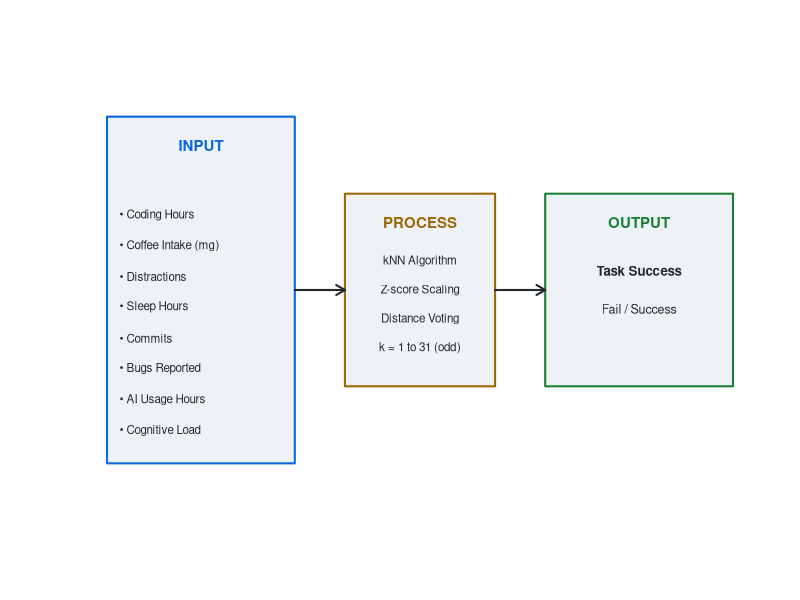

Write the R code that produced this figure. (Note: this script raises an error after producing the figure.)
## ---- chunk 1

# Initialize the plot
plot.new()
plot.window(xlim = c(0, 10), ylim = c(0, 4))

# Draw the IPO Boxes (Input, Process, Output)
rect(0, 0.2, 3, 3.8, col = "#eef2f7", border = "#0969da", lwd = 2)   # Input
rect(3.8, 1, 6.2, 3,  col = "#eef2f7", border = "#9a6700", lwd = 2) # Process
rect(7, 1, 10, 3,      col = "#eef2f7", border = "#1a7f37", lwd = 2) # Output

# Draw Connection Arrows
arrows(3, 2, 3.8, 2, length = 0.1, lwd = 2, col = "#24292f")
arrows(6.2, 2, 7, 2, length = 0.1, lwd = 2, col = "#24292f")

# Add Section Headers
text(1.5, 3.5, "INPUT",    font = 2, cex = 0.9, col = "#0969da")
text(5.0, 2.7, "PROCESS", font = 2, cex = 0.9, col = "#9a6700")
text(8.5, 2.7, "OUTPUT",  font = 2, cex = 0.9, col = "#1a7f37")

# List the Input Features
features_text <- c("Coding Hours", "Coffee Intake (mg)", "Distractions",
                   "Sleep Hours", "Commits", "Bugs Reported",
                   "AI Usage Hours", "Cognitive Load")

for (i in seq_along(features_text)) {
  text(0.2, 3.1 - (i * 0.32), paste0("• ", features_text[i]), 
       cex = 0.7, col = "#24292f", adj = 0)
}

# List the Process steps
text(5.0, 2.3, "kNN Algorithm",     cex = 0.7, col = "#24292f")
text(5.0, 2.0, "Z-score Scaling",   cex = 0.7, col = "#24292f")
text(5.0, 1.7, "Distance Voting",   cex = 0.7, col = "#24292f")
text(5.0, 1.4, "k = 1 to 31 (odd)", cex = 0.7, col = "#24292f")

# List the Output
text(8.5, 2.2, "Task Success",   cex = 0.8, font = 2, col = "#24292f")
text(8.5, 1.8, "Fail / Success", cex = 0.75, col = "#24292f")
## ---- chunk 2
# Load dataset
# data <- read.csv("ai_dev_productivity.csv")
# head(data)
## ---- chunk 3
desc_stats <- describe(dev_data[, features])[, c("n", "mean", "sd", "min", "max")]
desc_stats <- round(desc_stats, 2)
rownames(desc_stats) <- c("Coding Hours", "Coffee Intake (mg)", "Distractions",
                           "Sleep Hours", "Commits", "Bugs Reported",
                           "AI Usage Hours", "Cognitive Load")
knitr::kable(desc_stats,
             caption = "Table 2. Descriptive Statistics of Independent Variables",
             booktabs = TRUE,
             col.names = c("N", "Mean", "SD", "Min", "Max")) |>
  kable_styling(latex_options = c("hold_position"), font_size = 11) |>
  row_spec(0, bold = TRUE)
## ---- chunk 4
class_table <- as.data.frame(table(dev_data$task_success))
class_table$Percentage <- round(prop.table(class_table$Freq) * 100, 2)
colnames(class_table) <- c("Outcome", "Count", "Percentage (%)")
knitr::kable(class_table,
             caption = "Table 3. Class Distribution of Task Success",
             booktabs = TRUE) |>
  kable_styling(latex_options = c("hold_position"), font_size = 11) |>
  row_spec(0, bold = TRUE)
## ---- chunk 5
par(mfrow = c(4, 2), mar = c(4, 4, 3, 1))
colors <- c("#0969da", "#9a6700", "#cf222e", "#08306b",
            "#1a7f37", "#cf222e", "#0969da", "#57606a")
feat_labels <- c("Coding Hours", "Coffee Intake (mg)", "Distractions",
                 "Sleep Hours", "Commits", "Bugs Reported",
                 "AI Usage Hours", "Cognitive Load")
for (i in seq_along(features)) {
  hist(dev_data[[features[i]]],
       main   = feat_labels[i],
       xlab   = "",
       col    = colors[i],
       border = NA,
       breaks = 20)
}
par(mfrow = c(1, 1))
## ---- chunk 6
tb <- table(dev_data$task_success)
barplot(tb,
        col       = c("#cf222e", "#1a7f37"),
        border    = NA,
        main      = "Figure 2. Task Success Distribution",
        ylab      = "Count",
        names.arg = c("Fail", "Success"))
## ---- chunk 7
par(mfrow = c(4, 2), mar = c(4, 4, 3, 1))
for (i in seq_along(features)) {
  boxplot(dev_data[[features[i]]] ~ dev_data$task_success,
          main   = feat_labels[i],
          xlab   = "Task Success",
          ylab   = "",
          col    = c("#cf222e", "#1a7f37"),
          border = "#24292f")
}
par(mfrow = c(1, 1))
## ---- chunk 8
corr_matrix <- cor(dev_data[, features])
corrplot(corr_matrix,
         method      = "color",
         type        = "upper",
         tl.cex      = 0.8,
         tl.col      = "#24292f",
         addCoef.col = "#24292f",
         number.cex  = 0.7,
         col         = colorRampPalette(c("#cf222e", "#ffffff", "#0969da"))(200))
## ---- chunk 9
set.seed(31)
n         <- nrow(dev_data)
train_idx <- sample(seq_len(n), size = floor(0.8 * n))
train_df  <- dev_data[train_idx, ]
test_df   <- dev_data[-train_idx, ]

tr_raw <- train_df[, features]
te_raw <- test_df[, features]
tr_sc  <- scale(tr_raw)
te_sc  <- scale(te_raw,
                center = attr(tr_sc, "scaled:center"),
                scale  = attr(tr_sc, "scaled:scale"))
## ---- chunk 10
k_vals  <- seq(1, 31, by = 2)
acc_vec <- sapply(k_vals, function(k) {
  pred <- class::knn(tr_sc, te_sc, train_df$task_success, k = k)
  mean(pred == test_df$task_success)
})

best_k <- k_vals[which.max(acc_vec)]
cat("Best k:", best_k, "\n")
## ---- chunk 11
barplot(acc_vec * 100,
        names.arg = k_vals,
        col       = ifelse(k_vals == best_k, "#0969da", "#d0d7de"),
        border    = NA,
        main      = "Figure 5. Accuracy Across k Values (k = 1 to 31)",
        xlab      = "k",
        ylab      = "Accuracy (%)",
        ylim      = c(0, 100))
legend("bottomright",
       legend = c("Best k", "Other k"),
       fill   = c("#0969da", "#d0d7de"),
       border = NA, bty = "n")
## ---- chunk 12
k_acc_table <- data.frame(k = k_vals, Accuracy = round(acc_vec * 100, 2))
knitr::kable(k_acc_table,
             caption = "Table 4. Classification Accuracy Across k Values",
             booktabs = TRUE,
             col.names = c("k", "Accuracy (%)")) |>
  kable_styling(latex_options = c("hold_position"), font_size = 11) |>
  row_spec(0, bold = TRUE) |>
  row_spec(which(k_vals == best_k), bold = TRUE, color = "#0969da")
## ---- chunk 13
pred_best            <- class::knn(tr_sc, te_sc, train_df$task_success, k = best_k)
pred_best            <- factor(as.character(pred_best), levels = c("Success", "Fail"))
test_df$task_success <- factor(as.character(test_df$task_success), levels = c("Success", "Fail"))

cm  <- caret::confusionMatrix(pred_best, test_df$task_success, positive = "Success")
tbl <- cm$table
tp  <- tbl[1, 1]; fn <- tbl[1, 2]
fp  <- tbl[2, 1]; tn <- tbl[2, 2]

acc  <- round(((tp + tn) / (tp + tn + fp + fn)) * 100, 1)
sens <- round((tp / (tp + fn)) * 100, 1)
spec <- round((tn / (tn + fp)) * 100, 1)
prec <- round((tp / (tp + fp)) * 100, 1)
f1   <- round((2 * tp / (2 * tp + fp + fn)) * 100, 1)
## ---- chunk 14
metrics_table <- data.frame(
  Metric  = c("Accuracy", "Sensitivity (Recall)",
               "Specificity", "Precision", "F1 Score"),
  Formula = c("(TP+TN)/(TP+TN+FP+FN)", "TP/(TP+FN)",
               "TN/(TN+FP)", "TP/(TP+FP)", "2TP/(2TP+FP+FN)"),
  Value   = paste0(c(acc, sens, spec, prec, f1), "%")
)

knitr::kable(metrics_table,
             caption = "Table 5. kNN Model Performance Metrics",
             booktabs = TRUE,
             align = c("l", "l", "c")) |>
  kable_styling(latex_options = c("hold_position"), font_size = 11) |>
  row_spec(0, bold = TRUE)
## ---- chunk 15
cm_table <- data.frame(
  " "           = c("Actual: Success", "Actual: Fail"),
  "Pred: Success" = c(tp, fp),
  "Pred: Fail"    = c(fn, tn),
  check.names = FALSE
)
knitr::kable(cm_table,
             caption = "Table 6. Confusion Matrix",
             booktabs = TRUE) |>
  kable_styling(latex_options = c("hold_position"), font_size = 11) |>
  row_spec(0, bold = TRUE)
## ---- chunk 16
metrics_table <- data.frame(
  Metric = c("Accuracy", "Sensitivity (Recall)",
             "Specificity", "Precision", "F1 Score"),
  Formula = c("(TP+TN)/(TP+TN+FP+FN)", "TP/(TP+FN)",
              "TN/(TN+FP)", "TP/(TP+FP)", "2TP/(2TP+FP+FN)"),
  Value = paste0(c(acc, sens, spec, prec, f1), "%")
)
knitr::kable(metrics_table,
             caption = "Table 5. kNN Model Performance Metrics",
             booktabs = TRUE,
             align = c("l", "l", "c")) |>
  kable_styling(latex_options = c("hold_position"), font_size = 11) |>
  row_spec(0, bold = TRUE)
## ---- chunk 17
plot_df         <- test_df
plot_df$pred    <- pred_best
plot_df$correct <- pred_best == test_df$task_success

col_map <- ifelse(plot_df$pred == "Success", "#1a7f37", "#cf222e")
pch_map <- ifelse(plot_df$correct, 16, 4)

plot(plot_df$hours_coding, plot_df$commits,
     col  = col_map,
     pch  = pch_map,
     cex  = 1.2,
     main = "Figure 6. kNN Prediction: Coding Hours vs Commits",
     xlab = "Coding Hours",
     ylab = "Commits")
legend("topright",
       legend = c("Predicted Success", "Predicted Fail",
                  "Correct", "Misclassified"),
       col    = c("#1a7f37", "#cf222e", "#57606a", "#57606a"),
       pch    = c(16, 16, 16, 4),
       bty    = "n")
